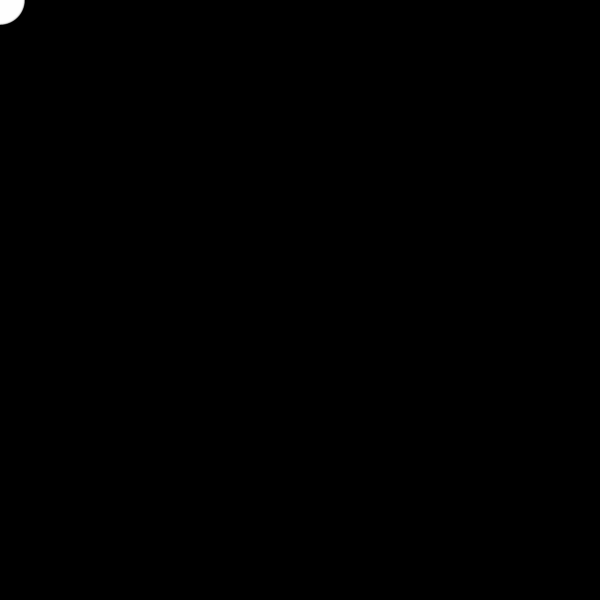
Frame 1 (no input)
Frame 60 (the mouse pressed at the canvas centre just before this capture): identical to frame 1, image omitted
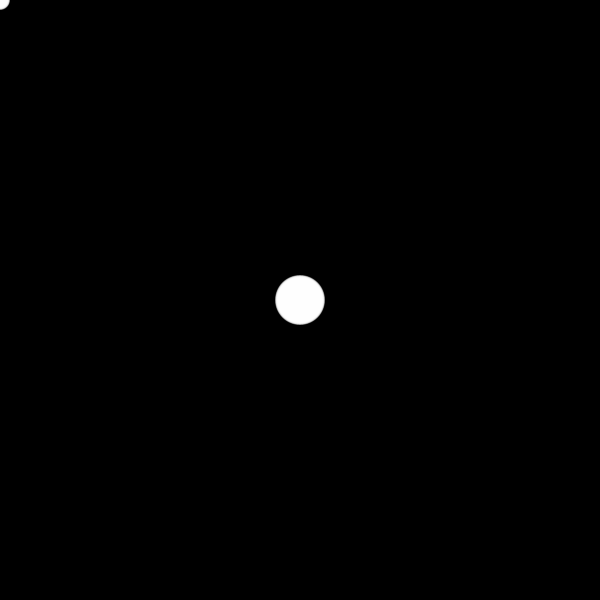
Frame 120 (the mouse held since frame 60 and released just before this capture)

The Processing sketch that drew these frames (run headless with seeded random() and noise(); from frame 60 on, the mouse is pressed at the canvas centre):

// Processing sketch: tail_004
// ── tail_004.pde
// 中学生班级晨跑法

int num = 100; // 100个同学
int[] x = new int[num];
int[] y = new int[num];

void setup() {
  size(600, 600);
  noStroke();
  fill(255, 100);
}

void draw() {
  background(0);

  // 从尾巴到头部，每个节点位置更新成上一个节点的位置
  // 在此帧绘制中，每一个同学的位置是上一个同学的位置
  for (int i = num - 1; i > 0; i--) {
    x[i] = x[i - 1];
    y[i] = y[i - 1];
  }

  // 队首同学跑步，跟着鼠标跑
  x[0] = mouseX;
  y[0] = mouseY;

  for (int i = 0; i < num; i++) {
    // 越靠前的位置，圆圈越大，越靠后，尾巴越小
    ellipse(x[i], y[i], (num - i) / 2, (num - i) / 2);
    // 越靠前的位置，圆圈越小，越靠后，尾巴越大
    //ellipse(x[i], y[i], i / 2, i / 2);
    // 所有圆圈固定大小
    //ellipse(x[i], y[i], 30, 30);
  }
}
